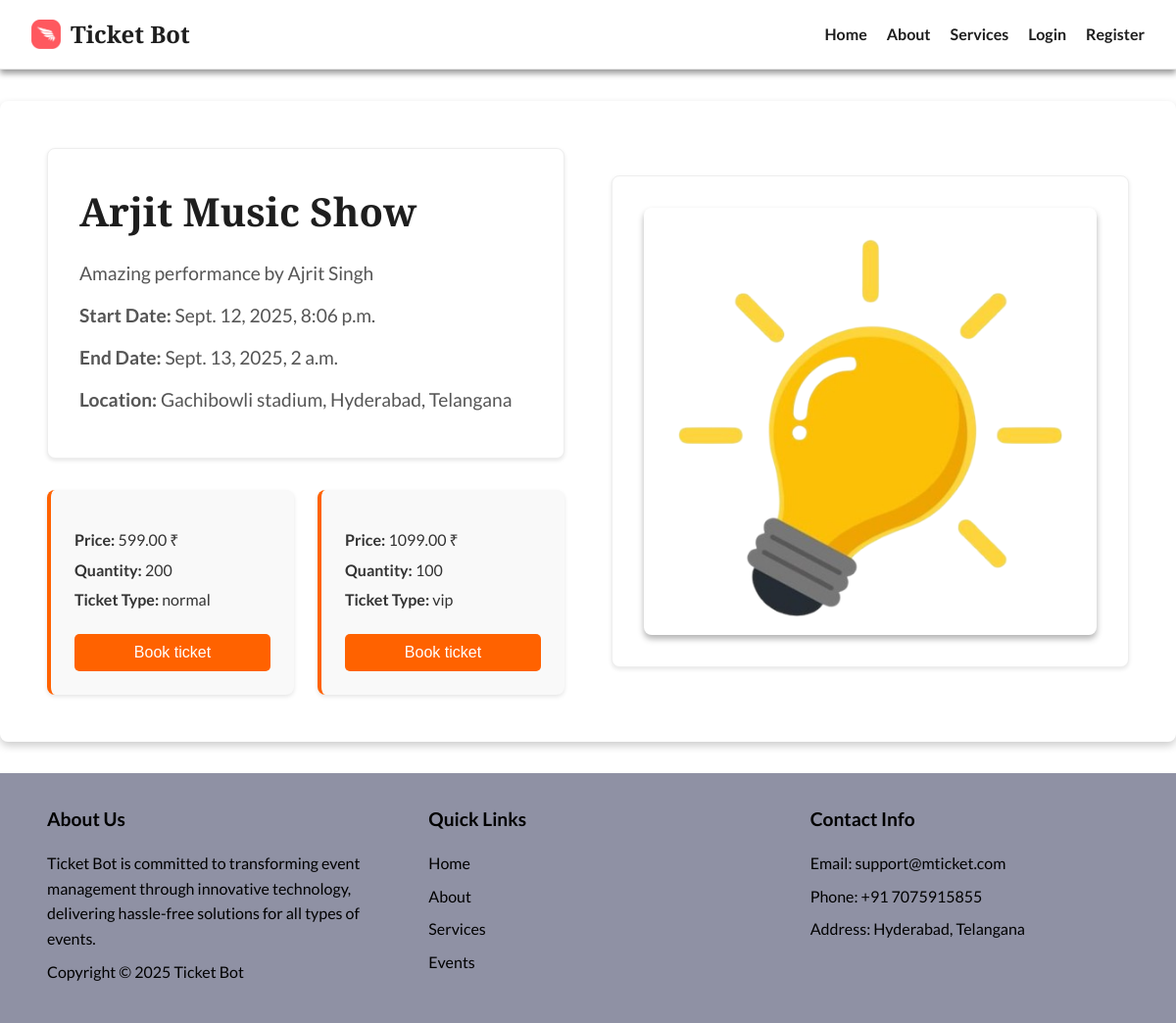
The page /events/event/11/ on the database as committed earlier.
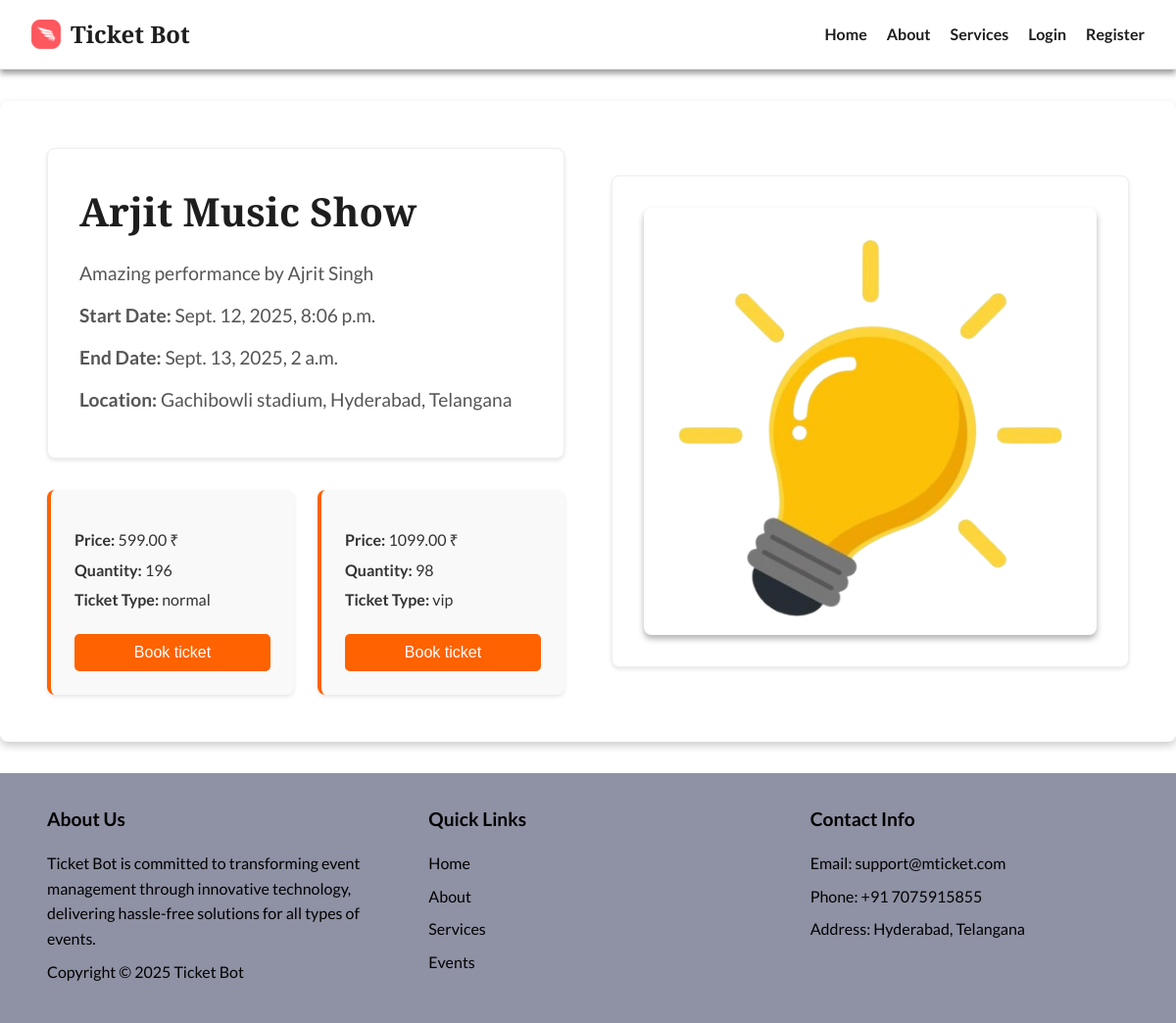
The same page on the database as committed later.
### events/models.py (models this page shows, shortened)
class Ticket(models.Model):
    event = models.ForeignKey(Event, on_delete=models.CASCADE, related_name='tickets')
    ticket_type = models.CharField(max_length=100)  # e.g., Normal, VIP
    ticket_name = models.CharField(max_length=100)  # Name of the ticket
    quantity = models.PositiveIntegerField()  # Number of tickets available
    price = models.DecimalField(max_digits=10, decimal_places=2)  # Price per ticket
    additional_fee = models.DecimalField(max_digits=10, decimal_places=2, blank=True, null=True)  # Additional fee
    sale_start = models.DateTimeField()  # Tickets available from
    sale_end = models.DateTimeField()  # Tickets available until
    min_purchase = models.PositiveIntegerField()  # Minimum ticket purchase
    max_purchase = models.PositiveIntegerField()  # Maximum ticket purchase
    created_at = models.DateTimeField(auto_now_add=True)

### events/views.py (the view)
# urls.py: path('event/<int:event_id>/', views.event_detail, name='event_detail'),
def event_detail(request, event_id):
    event = get_object_or_404(Event, id=event_id)
    return render(request, 'event_detail.html', {'event': event})

### events/templates/event_detail.html (shortened to what this page needs)
{% load static %}
<!DOCTYPE html>
<html lang="en">
<head>
    <link rel="stylesheet" href="{% static 'css/event_details.css' %}">
</head>
<body>
        <nav class="navbar">
        <div class="logo">
            <img src="{% static 'images/logo.png' %}" alt="MTicket Logo">
            Ticket Bot
        </div>
        <ul>
            <li><a href="{% url 'home' %}" >Home</a></li>
            <li><a href="{% url 'about' %}" >About</a></li>
            <li><a href="{% url 'services' %}" class="active">Services</a></li>
            {% if user.is_authenticated %}
              {% if user.is_superuser %}
                <li><a href="{% url 'admin:index' %}">Admin</a></li>
              {% elif not user.manager %}
                <li><a href="{% url 'profile' %}">Profile</a></li>
              {% endif %}
              <li><a href="{% url 'events:event_list' %}">Events</a></li>
              <li><a href="{% url 'logout' %}">Logout</a></li>
            {% else %}
              <li><a href="{% url 'login' %}">Login</a></li>
              <li><a href="{% url 'register' %}">Register</a></li>
            {% endif %}
          </ul>
    </nav>
    <div class="event-detail-container">
        <div class="left-column">
            <div class="event-header">
                <h1>{{ event.title }}</h1>
                <p>{{ event.description }}</p>
                <p><b>Start Date:</b> {{ event.start_date }}</p>
                <p><b>End Date:</b> {{ event.end_date }}</p>
                <p><b>Location:</b> {{ event.location }}</p>
            </div>
            <div class="ticket-cards-container">
                {% for ticket in event.tickets.all %}
                    <div class="ticket-card">
                        <div class="ticket-info">
                            <p><b>Price:</b> {{ ticket.price }} ₹</p>
                            <p><b>Quantity:</b> {{ ticket.quantity }}</p>
                            <p><b>Ticket Type:</b> {{ ticket.ticket_type }}</p>
                        </div>
                        {% if not user.manager and not user.is_superuser %}
                            <button class="n-btn ticket-modal-btn" data-event-id="{{ event.id }}" data-ticket-type="{{ ticket.ticket_type }}">Book ticket</button>
                        {% endif %}
                    </div>
                {% endfor %}
            </div>
        </div>
        <div class="event-image">
            <img src="{{ event.image.url }}" alt="{{ event.title }}">
        </div>
    </div>
    <footer class="footer">
        <div class="footer-section about">
            <h3>About Us</h3>
            <p>
                Ticket Bot is committed to transforming event management through innovative technology, delivering hassle-free solutions for all types of events.
            </p>
            <p>Copyright © 2025 Ticket Bot</p>
        </div>
        <div class="footer-section links">
            <h3>Quick Links</h3>
            <ul>
                <li><a href="{% url 'home' %}" class="active">Home</a></li>
                <li><a href="{% url 'about' %}">About</a></li>
                <li><a href="{% url 'services' %}">Services</a></li>
                <li><a href="#">Events</a></li>
            </ul>
        </div>
        <div class="footer-section contact">
            <h3>Contact Info</h3>
            <p>Email: support@mticket.com</p>
            <p>Phone: +91 7075915855</p>
            <p>Address: Hyderabad, Telangana</p>
        </div>
    </footer>
</body>
</html>

Rows that differ between the two databases and show on the page:
changed Ticket "normal": quantity "200" → "196"
changed Ticket "vip": quantity "100" → "98"
